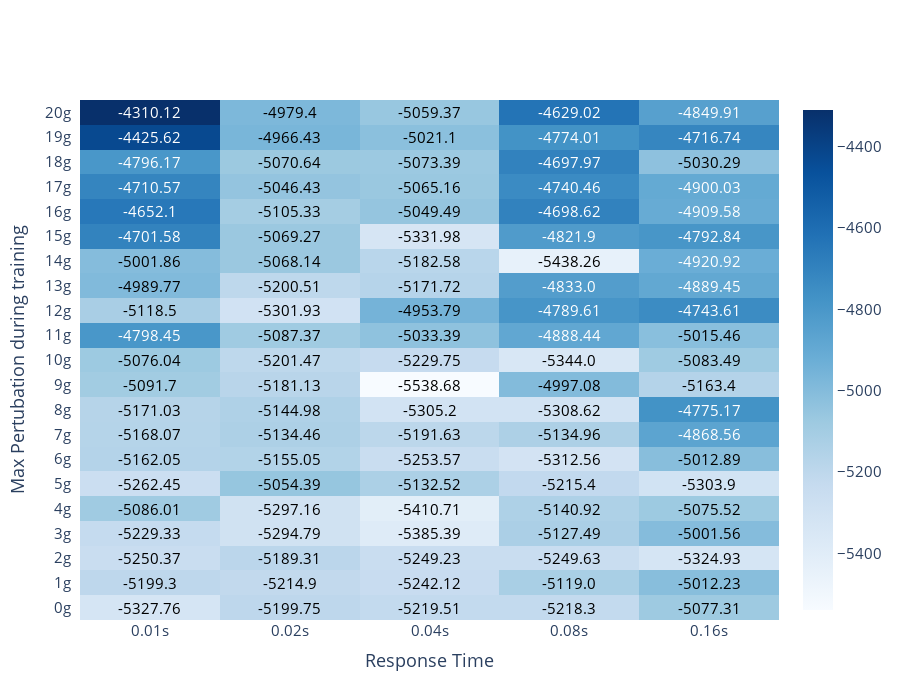

Notebook code cell kept with this figure:
### Code cell
fig = ff.create_annotated_heatmap(z=control_rewards.to_numpy(),y=[str(int(i))+'g' for i in df['g_force'].unique().tolist()], 
                                  x=[str(i) + 's' for i in df['response_rate'].unique().tolist()],  
                                  annotation_text=np.around(control_rewards.to_numpy(), decimals=2), colorscale='blues', showscale=True,
                                 reversescale =False)

fig.update_layout(
#     title='Average evaluation seconds for response times vs max. pertubation during training',
    xaxis_title="Response Time",
    yaxis_title="Max Pertubation during training",
    xaxis_side='bottom',
    font=dict(size=15),
    height=700,
)
fig.show()

### Figure 1 — Plotly figure (JSON) as saved in the notebook; plotly's stock layout.template omitted (floating-point values rounded to 4 significant figures)
{"data": [{"colorscale": [[0, "rgb(247,251,255)"], [0.125, "rgb(222,235,247)"], [0.25, "rgb(198,219,239)"], [0.375, "rgb(158,202,225)"], [0.5, "rgb(107,174,214)"], [0.625, "rgb(66,146,198)"], [0.75, "rgb(33,113,181)"], [0.875, "rgb(8,81,156)"], [1, "rgb(8,48,107)"]], "reversescale": false, "showscale": true, "type": "heatmap", "x": ["0.01s", "0.02s", "0.04s", "0.08s", "0.16s"], "y": ["0g", "1g", "2g", "3g", "4g", "5g", "6g", "7g", "8g", "9g", "10g", "11g", "12g", "13g", "14g", "15g", "16g", "17g", "18g", "19g", "20g"], "z": [[-5328.0, -5200.0, -5220.0, -5218.0, -5077.0], [-5199.0, -5215.0, -5242.0, -5119.0, -5012.0], [-5250.0, -5189.0, -5249.0, -5250.0, -5325.0], [-5229.0, -5295.0, -5385.0, -5127.0, -5002.0], [-5086.0, -5297.0, -5411.0, -5141.0, -5076.0], [-5262.0, -5054.0, -5133.0, -5215.0, -5304.0], [-5162.0, -5155.0, -5254.0, -5313.0, -5013.0], [-5168.0, -5134.0, -5192.0, -5135.0, -4869.0], [-5171.0, -5145.0, -5305.0, -5309.0, -4775.0], [-5092.0, -5181.0, -5539.0, -4997.0, -5163.0], [-5076.0, -5201.0, -5230.0, -5344.0, -5083.0], [-4798.0, -5087.0, -5033.0, -4888.0, -5015.0], [-5118.0, -5302.0, -4954.0, -4790.0, -4744.0], [-4990.0, -5201.0, -5172.0, -4833.0, -4889.0], [-5002.0, -5068.0, -5183.0, -5438.0, -4921.0], [-4702.0, -5069.0, -5332.0, -4822.0, -4793.0], [-4652.0, -5105.0, -5049.0, -4699.0, -4910.0], [-4711.0, -5046.0, -5065.0, -4740.0, -4900.0], [-4796.0, -5071.0, -5073.0, -4698.0, -5030.0], [-4426.0, -4966.0, -5021.0, -4774.0, -4717.0], [-4310.0, -4979.0, -5059.0, -4629.0, -4850.0]]}], "layout": {"annotations": [{"font": {"color": "#000000"}, "showarrow": false, "text": "-5327.76", "x": "0.01s", "xref": "x", "y": "0g", "yref": "y"}, {"font": {"color": "#000000"}, "showarrow": false, "text": "-5199.75", "x": "0.02s", "xref": "x", "y": "0g", "yref": "y"}, {"font": {"color": "#000000"}, "showarrow": false, "text": "-5219.51", "x": "0.04s", "xref": "x", "y": "0g", "yref": "y"}, {"font": {"color": "#000000"}, "showarrow": false, "text": "-5218.3", "x": "0.08s", "xref": "x", "y": "0g", "yref": "y"}, {"font": {"color": "#000000"}, "showarrow": false, "text": "-5077.31", "x": "0.16s", "xref": "x", "y": "0g", "yref": "y"}, {"font": {"color": "#000000"}, "showarrow": false, "text": "-5199.3", "x": "0.01s", "xref": "x", "y": "1g", "yref": "y"}, {"font": {"color": "#000000"}, "showarrow": false, "text": "-5214.9", "x": "0.02s", "xref": "x", "y": "1g", "yref": "y"}, {"font": {"color": "#000000"}, "showarrow": false, "text": "-5242.12", "x": "0.04s", "xref": "x", "y": "1g", "yref": "y"}, {"font": {"color": "#000000"}, "showarrow": false, "text": "-5119.0", "x": "0.08s", "xref": "x", "y": "1g", "yref": "y"}, {"font": {"color": "#000000"}, "showarrow": false, "text": "-5012.23", "x": "0.16s", "xref": "x", "y": "1g", "yref": "y"}, {"font": {"color": "#000000"}, "showarrow": false, "text": "-5250.37", "x": "0.01s", "xref": "x", "y": "2g", "yref": "y"}, {"font": {"color": "#000000"}, "showarrow": false, "text": "-5189.31", "x": "0.02s", "xref": "x", "y": "2g", "yref": "y"}, {"font": {"color": "#000000"}, "showarrow": false, "text": "-5249.23", "x": "0.04s", "xref": "x", "y": "2g", "yref": "y"}, {"font": {"color": "#000000"}, "showarrow": false, "text": "-5249.63", "x": "0.08s", "xref": "x", "y": "2g", "yref": "y"}, {"font": {"color": "#000000"}, "showarrow": false, "text": "-5324.93", "x": "0.16s", "xref": "x", "y": "2g", "yref": "y"}, {"font": {"color": "#000000"}, "showarrow": false, "text": "-5229.33", "x": "0.01s", "xref": "x", "y": "3g", "yref": "y"}, {"font": {"color": "#000000"}, "showarrow": false, "text": "-5294.79", "x": "0.02s", "xref": "x", "y": "3g", "yref": "y"}, {"font": {"color": "#000000"}, "showarrow": false, "text": "-5385.39", "x": "0.04s", "xref": "x", "y": "3g", "yref": "y"}, {"font": {"color": "#000000"}, "showarrow": false, "text": "-5127.49", "x": "0.08s", "xref": "x", "y": "3g", "yref": "y"}, {"font": {"color": "#000000"}, "showarrow": false, "text": "-5001.56", "x": "0.16s", "xref": "x", "y": "3g", "yref": "y"}, {"font": {"color": "#000000"}, "showarrow": false, "text": "-5086.01", "x": "0.01s", "xref": "x", "y": "4g", "yref": "y"}, {"font": {"color": "#000000"}, "showarrow": false, "text": "-5297.16", "x": "0.02s", "xref": "x", "y": "4g", "yref": "y"}, {"font": {"color": "#000000"}, "showarrow": false, "text": "-5410.71", "x": "0.04s", "xref": "x", "y": "4g", "yref": "y"}, {"font": {"color": "#000000"}, "showarrow": false, "text": "-5140.92", "x": "0.08s", "xref": "x", "y": "4g", "yref": "y"}, {"font": {"color": "#000000"}, "showarrow": false, "text": "-5075.52", "x": "0.16s", "xref": "x", "y": "4g", "yref": "y"}, {"font": {"color": "#000000"}, "showarrow": false, "text": "-5262.45", "x": "0.01s", "xref": "x", "y": "5g", "yref": "y"}, {"font": {"color": "#000000"}, "showarrow": false, "text": "-5054.39", "x": "0.02s", "xref": "x", "y": "5g", "yref": "y"}, {"font": {"color": "#000000"}, "showarrow": false, "text": "-5132.52", "x": "0.04s", "xref": "x", "y": "5g", "yref": "y"}, {"font": {"color": "#000000"}, "showarrow": false, "text": "-5215.4", "x": "0.08s", "xref": "x", "y": "5g", "yref": "y"}, {"font": {"color": "#000000"}, "showarrow": false, "text": "-5303.9", "x": "0.16s", "xref": "x", "y": "5g", "yref": "y"}, {"font": {"color": "#000000"}, "showarrow": false, "text": "-5162.05", "x": "0.01s", "xref": "x", "y": "6g", "yref": "y"}, {"font": {"color": "#000000"}, "showarrow": false, "text": "-5155.05", "x": "0.02s", "xref": "x", "y": "6g", "yref": "y"}, {"font": {"color": "#000000"}, "showarrow": false, "text": "-5253.57", "x": "0.04s", "xref": "x", "y": "6g", "yref": "y"}, {"font": {"color": "#000000"}, "showarrow": false, "text": "-5312.56", "x": "0.08s", "xref": "x", "y": "6g", "yref": "y"}, {"font": {"color": "#000000"}, "showarrow": false, "text": "-5012.89", "x": "0.16s", "xref": "x", "y": "6g", "yref": "y"}, {"font": {"color": "#000000"}, "showarrow": false, "text": "-5168.07", "x": "0.01s", "xref": "x", "y": "7g", "yref": "y"}, {"font": {"color": "#000000"}, "showarrow": false, "text": "-5134.46", "x": "0.02s", "xref": "x", "y": "7g", "yref": "y"}, {"font": {"color": "#000000"}, "showarrow": false, "text": "-5191.63", "x": "0.04s", "xref": "x", "y": "7g", "yref": "y"}, {"font": {"color": "#000000"}, "showarrow": false, "text": "-5134.96", "x": "0.08s", "xref": "x", "y": "7g", "yref": "y"}, {"font": {"color": "#FFFFFF"}, "showarrow": false, "text": "-4868.56", "x": "0.16s", "xref": "x", "y": "7g", "yref": "y"}, {"font": {"color": "#000000"}, "showarrow": false, "text": "-5171.03", "x": "0.01s", "xref": "x", "y": "8g", "yref": "y"}, {"font": {"color": "#000000"}, "showarrow": false, "text": "-5144.98", "x": "0.02s", "xref": "x", "y": "8g", "yref": "y"}, {"font": {"color": "#000000"}, "showarrow": false, "text": "-5305.2", "x": "0.04s", "xref": "x", "y": "8g", "yref": "y"}, {"font": {"color": "#000000"}, "showarrow": false, "text": "-5308.62", "x": "0.08s", "xref": "x", "y": "8g", "yref": "y"}, {"font": {"color": "#FFFFFF"}, "showarrow": false, "text": "-4775.17", "x": "0.16s", "xref": "x", "y": "8g", "yref": "y"}, {"font": {"color": "#000000"}, "showarrow": false, "text": "-5091.7", "x": "0.01s", "xref": "x", "y": "9g", "yref": "y"}, {"font": {"color": "#000000"}, "showarrow": false, "text": "-5181.13", "x": "0.02s", "xref": "x", "y": "9g", "yref": "y"}, {"font": {"color": "#000000"}, "showarrow": false, "text": "-5538.68", "x": "0.04s", "xref": "x", "y": "9g", "yref": "y"}, {"font": {"color": "#000000"}, "showarrow": false, "text": "-4997.08", "x": "0.08s", "xref": "x", "y": "9g", "yref": "y"}, {"font": {"color": "#000000"}, "showarrow": false, "text": "-5163.4", "x": "0.16s", "xref": "x", "y": "9g", "yref": "y"}, {"font": {"color": "#000000"}, "showarrow": false, "text": "-5076.04", "x": "0.01s", "xref": "x", "y": "10g", "yref": "y"}, {"font": {"color": "#000000"}, "showarrow": false, "text": "-5201.47", "x": "0.02s", "xref": "x", "y": "10g", "yref": "y"}, {"font": {"color": "#000000"}, "showarrow": false, "text": "-5229.75", "x": "0.04s", "xref": "x", "y": "10g", "yref": "y"}, {"font": {"color": "#000000"}, "showarrow": false, "text": "-5344.0", "x": "0.08s", "xref": "x", "y": "10g", "yref": "y"}, {"font": {"color": "#000000"}, "showarrow": false, "text": "-5083.49", "x": "0.16s", "xref": "x", "y": "10g", "yref": "y"}, {"font": {"color": "#FFFFFF"}, "showarrow": false, "text": "-4798.45", "x": "0.01s", "xref": "x", "y": "11g", "yref": "y"}, {"font": {"color": "#000000"}, "showarrow": false, "text": "-5087.37", "x": "0.02s", "xref": "x", "y": "11g", "yref": "y"}, {"font": {"color": "#000000"}, "showarrow": false, "text": "-5033.39", "x": "0.04s", "xref": "x", "y": "11g", "yref": "y"}, {"font": {"color": "#FFFFFF"}, "showarrow": false, "text": "-4888.44", "x": "0.08s", "xref": "x", "y": "11g", "yref": "y"}, {"font": {"color": "#000000"}, "showarrow": false, "text": "-5015.46", "x": "0.16s", "xref": "x", "y": "11g", "yref": "y"}, {"font": {"color": "#000000"}, "showarrow": false, "text": "-5118.5", "x": "0.01s", "xref": "x", "y": "12g", "yref": "y"}, {"font": {"color": "#000000"}, "showarrow": false, "text": "-5301.93", "x": "0.02s", "xref": "x", "y": "12g", "yref": "y"}, {"font": {"color": "#000000"}, "showarrow": false, "text": "-4953.79", "x": "0.04s", "xref": "x", "y": "12g", "yref": "y"}, {"font": {"color": "#FFFFFF"}, "showarrow": false, "text": "-4789.61", "x": "0.08s", "xref": "x", "y": "12g", "yref": "y"}, {"font": {"color": "#FFFFFF"}, "showarrow": false, "text": "-4743.61", "x": "0.16s", "xref": "x", "y": "12g", "yref": "y"}, {"font": {"color": "#000000"}, "showarrow": false, "text": "-4989.77", "x": "0.01s", "xref": "x", "y": "13g", "yref": "y"}, {"font": {"color": "#000000"}, "showarrow": false, "text": "-5200.51", "x": "0.02s", "xref": "x", "y": "13g", "yref": "y"}, {"font": {"color": "#000000"}, "showarrow": false, "text": "-5171.72", "x": "0.04s", "xref": "x", "y": "13g", "yref": "y"}, {"font": {"color": "#FFFFFF"}, "showarrow": false, "text": "-4833.0", "x": "0.08s", "xref": "x", "y": "13g", "yref": "y"}, {"font": {"color": "#FFFFFF"}, "showarrow": false, "text": "-4889.45", "x": "0.16s", "xref": "x", "y": "13g", "yref": "y"}, {"font": {"color": "#000000"}, "showarrow": false, "text": "-5001.86", "x": "0.01s", "xref": "x", "y": "14g", "yref": "y"}, {"font": {"color": "#000000"}, "showarrow": false, "text": "-5068.14", "x": "0.02s", "xref": "x", "y": "14g", "yref": "y"}, {"font": {"color": "#000000"}, "showarrow": false, "text": "-5182.58", "x": "0.04s", "xref": "x", "y": "14g", "yref": "y"}, {"font": {"color": "#000000"}, "showarrow": false, "text": "-5438.26", "x": "0.08s", "xref": "x", "y": "14g", "yref": "y"}, {"font": {"color": "#FFFFFF"}, "showarrow": false, "text": "-4920.92", "x": "0.16s", "xref": "x", "y": "14g", "yref": "y"}, {"font": {"color": "#FFFFFF"}, "showarrow": false, "text": "-4701.58", "x": "0.01s", "xref": "x", "y": "15g", "yref": "y"}, {"font": {"color": "#000000"}, "showarrow": false, "text": "-5069.27", "x": "0.02s", "xref": "x", "y": "15g", "yref": "y"}, {"font": {"color": "#000000"}, "showarrow": false, "text": "-5331.98", "x": "0.04s", "xref": "x", "y": "15g", "yref": "y"}, {"font": {"color": "#FFFFFF"}, "showarrow": false, "text": "-4821.9", "x": "0.08s", "xref": "x", "y": "15g", "yref": "y"}, {"font": {"color": "#FFFFFF"}, "showarrow": false, "text": "-4792.84", "x": "0.16s", "xref": "x", "y": "15g", "yref": "y"}, {"font": {"color": "#FFFFFF"}, "showarrow": false, "text": "-4652.1", "x": "0.01s", "xref": "x", "y": "16g", "yref": "y"}, {"font": {"color": "#000000"}, "showarrow": false, "text": "-5105.33", "x": "0.02s", "xref": "x", "y": "16g", "yref": "y"}, {"font": {"color": "#000000"}, "showarrow": false, "text": "-5049.49", "x": "0.04s", "xref": "x", "y": "16g", "yref": "y"}, {"font": {"color": "#FFFFFF"}, "showarrow": false, "text": "-4698.62", "x": "0.08s", "xref": "x", "y": "16g", "yref": "y"}, {"font": {"color": "#FFFFFF"}, "showarrow": false, "text": "-4909.58", "x": "0.16s", "xref": "x", "y": "16g", "yref": "y"}, {"font": {"color": "#FFFFFF"}, "showarrow": false, "text": "-4710.57", "x": "0.01s", "xref": "x", "y": "17g", "yref": "y"}, {"font": {"color": "#000000"}, "showarrow": false, "text": "-5046.43", "x": "0.02s", "xref": "x", "y": "17g", "yref": "y"}, {"font": {"color": "#000000"}, "showarrow": false, "text": "-5065.16", "x": "0.04s", "xref": "x", "y": "17g", "yref": "y"}, {"font": {"color": "#FFFFFF"}, "showarrow": false, "text": "-4740.46", "x": "0.08s", "xref": "x", "y": "17g", "yref": "y"}, {"font": {"color": "#FFFFFF"}, "showarrow": false, "text": "-4900.03", "x": "0.16s", "xref": "x", "y": "17g", "yref": "y"}, {"font": {"color": "#FFFFFF"}, "showarrow": false, "text": "-4796.17", "x": "0.01s", "xref": "x", "y": "18g", "yref": "y"}, {"font": {"color": "#000000"}, "showarrow": false, "text": "-5070.64", "x": "0.02s", "xref": "x", "y": "18g", "yref": "y"}, {"font": {"color": "#000000"}, "showarrow": false, "text": "-5073.39", "x": "0.04s", "xref": "x", "y": "18g", "yref": "y"}, {"font": {"color": "#FFFFFF"}, "showarrow": false, "text": "-4697.97", "x": "0.08s", "xref": "x", "y": "18g", "yref": "y"}, {"font": {"color": "#000000"}, "showarrow": false, "text": "-5030.29", "x": "0.16s", "xref": "x", "y": "18g", "yref": "y"}, {"font": {"color": "#FFFFFF"}, "showarrow": false, "text": "-4425.62", "x": "0.01s", "xref": "x", "y": "19g", "yref": "y"}, {"font": {"color": "#000000"}, "showarrow": false, "text": "-4966.43", "x": "0.02s", "xref": "x", "y": "19g", "yref": "y"}, {"font": {"color": "#000000"}, "showarrow": false, "text": "-5021.1", "x": "0.04s", "xref": "x", "y": "19g", "yref": "y"}, {"font": {"color": "#FFFFFF"}, "showarrow": false, "text": "-4774.01", "x": "0.08s", "xref": "x", "y": "19g", "yref": "y"}, {"font": {"color": "#FFFFFF"}, "showarrow": false, "text": "-4716.74", "x": "0.16s", "xref": "x", "y": "19g", "yref": "y"}, {"font": {"color": "#FFFFFF"}, "showarrow": false, "text": "-4310.12", "x": "0.01s", "xref": "x", "y": "20g", "yref": "y"}, {"font": {"color": "#000000"}, "showarrow": false, "text": "-4979.4", "x": "0.02s", "xref": "x", "y": "20g", "yref": "y"}, {"font": {"color": "#000000"}, "showarrow": false, "text": "-5059.37", "x": "0.04s", "xref": "x", "y": "20g", "yref": "y"}, {"font": {"color": "#FFFFFF"}, "showarrow": false, "text": "-4629.02", "x": "0.08s", "xref": "x", "y": "20g", "yref": "y"}, {"font": {"color": "#FFFFFF"}, "showarrow": false, "text": "-4849.91", "x": "0.16s", "xref": "x", "y": "20g", "yref": "y"}], "font": {"size": 15}, "height": 700, "xaxis": {"dtick": 1, "gridcolor": "rgb(0, 0, 0)", "side": "bottom", "ticks": "", "title": {"text": "Response Time"}}, "yaxis": {"dtick": 1, "ticks": "", "ticksuffix": "  ", "title": {"text": "Max Pertubation during training"}}}}
